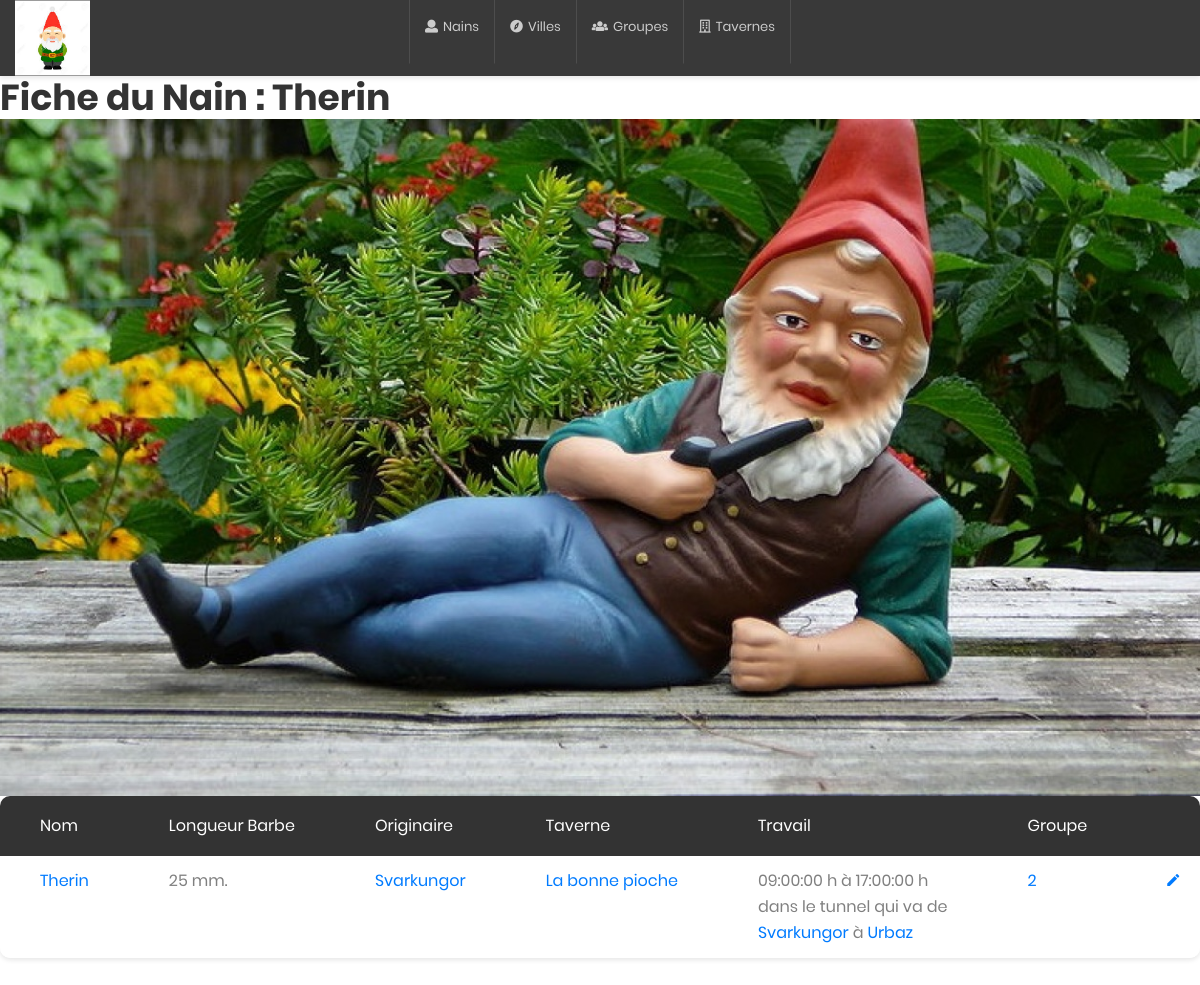
The page /Controle_minier/index.php?c=Nain&nain=1 on the database its author committed.
### tables this page shows
CREATE TABLE IF NOT EXISTS `NAIN`(
    `n_id` INT NOT NULL  Auto_increment,
    `n_nom` VARCHAR (255) NOT NULL ,
    `n_barbe` FLOAT NOT NULL,
    `n_ville_fk` INT(11) NOT NULL,
    `n_groupe_fk` INT(11) NULL,
    PRIMARY KEY (`n_id`),
    KEY (`n_ville_fk`), CONSTRAINT `nain_ville` FOREIGN KEY (`n_ville_fk`) REFERENCES `VILLE`(`v_id`) ON UPDATE CASCADE ON DELETE RESTRICT,
    KEY (`n_groupe_fk`), CONSTRAINT `nain_groupe` FOREIGN KEY (`n_groupe_fk`) REFERENCES `GROUPE`(`g_id`) ON UPDATE CASCADE ON DELETE RESTRICT
);

CREATE TABLE IF NOT EXISTS `VILLE` (
    `v_id` INT NOT NULL AUTO_INCREMENT, 
    `v_nom` VARCHAR (255) NOT NULL,
    `v_superficie` INT NOT NULL,
    PRIMARY KEY (`v_id`)
);

CREATE TABLE IF NOT EXISTS `TAVERNE`(
    `t_id` INT NOT NULL  Auto_increment   ,
    `t_nom` VARCHAR (255) NOT NULL ,
    `t_chambres` INT NOT NULL ,
    `t_blonde` BOOL NOT NULL ,
    `t_brune` BOOL NOT NULL ,
    `t_rousse` BOOL NOT NULL ,
    `t_ville_fk` Int NOT NULL,
	PRIMARY KEY (`t_id`),
    KEY (`t_ville_fk`), CONSTRAINT `ville_taverne` FOREIGN KEY (`t_ville_fk`) REFERENCES `VILLE`(`v_id`) ON UPDATE CASCADE ON DELETE RESTRICT
);

### Controle_minier/Controllers/NainController.php (called while the page is built, shortened)
<?php
class NainController {
    public function CardNain($id){
        try{
            $nain_model= new NainModel(SPDO::getInstance(DB_HOST, DB_NAME, DB_LOGIN, DB_PWD )->getPDO());
            $nain = $nain_model->ReadOne($id);
            include('./Views/nain/CardNain.php');
        } catch(PDOException $e){
            throw new Exception ($e->getMessage(),$e->getCode(),$e);
        }
    }
}

### Controle_minier/Classes/SPDO.php (called while the page is built)
<?php
class SPDO {
    private static $_instance;
    private $_db;
    private function __construct( $host, $dbname, $login, $pass, $charset, $collate ) {
        try {
            $this->_db = new PDO( 'mysql:host=' . $host . ';dbname=' . $dbname . ';charset=' . $charset, $login, $pass, array( PDO::MYSQL_ATTR_INIT_COMMAND=>'SET NAMES ' . $charset . ' COLLATE ' . $collate, PDO::ATTR_ERRMODE=>PDO::ERRMODE_EXCEPTION ) );
        } catch( PDOException $e ) {
            throw $e;
        }
    }
    public static function getInstance( $host = null, $dbname = null, $login = null, $pass = null, $charset = 'utf8', $collate = 'utf8_general_ci' ) {
        try {
            if( !isset( self::$_instance ) )
                self::$_instance = new SPDO( $host, $dbname, $login, $pass, $charset, $collate );
            return self::$_instance;
        } catch( Exception $e ) {
            throw $e;
        }
    }
    public function getPDO() {
        return $this->_db;
    }
}

### Controle_minier/Models/coreModel.php (called while the page is built, shortened)
<?php
Abstract class coreModel {
    public function __construct($instance){
        try{
            $this->_db= $instance;
        } catch (PDOException $e) {
            throw new Exception($e->getMessage(),$e->getCode(),$e);
        }
    }
}

### Controle_minier/Models/NainModel.php (called while the page is built, shortened)
<?php
class NainModel extends coreModel {
public function ReadOne($id) {
    try {
            if(($this->_requete = $this->_db->prepare(' SELECT `NAIN`.*, CONCAT(`g_debuttravail` , " h  à " , `g_fintravail`) AS `n_heure_travail` , `TAVERNE`.`t_nom` AS `n_nom_taverne`, `VILLE`.`v_nom`AS `n_nom_ville`, `TAVERNE`.`t_id` AS `n_id_taverne`, `t_villedepart_fk`, `t_villearrivee_fk`,`v.d`.`v_nom` AS `n_villedepart`, `v.a`.`v_nom` AS `n_villearrivee`
                                                        FROM `NAIN`
                                                        LEFT JOIN `GROUPE` ON `n_groupe_fk`= `g_id`
                                                        LEFT JOIN `TAVERNE` ON `g_taverne_fk`= `t_id`
                                                        LEFT JOIN `VILLE` ON `n_ville_fk`= `v_id`
                                                        JOIN `TUNNEL` ON `t_villedepart_fk` = `v_id`
                                                        LEFT JOIN `VILLE` AS  `v.a`  ON `TUNNEL`.`t_villearrivee_fk`= `v.a`.`v_id`
                                                        LEFT JOIN `VILLE` AS  `v.d`  ON `TUNNEL`.`t_villedepart_fk`= `v.d`.`v_id`
                                                        WHERE `n_id`=:id
                                                    ')) !==false) {
                if($this->_requete->bindValue('id', $id)){
                    if($this->_requete->execute()) {
                        if(($data = $this->_requete->fetch(PDO::FETCH_ASSOC))!==false) {
                            $nain = new Nain($data);
                            return $nain ;
                        }
                    }
                } return false;
            }
        } catch (PDOException $e) {
            throw new Exception($e->getMessage(),$e->getCode(),$e);
            }
    }
}

### Controle_minier/Classes/Nain.php (called while the page is built, shortened)
<?php
Class Nain {
     private $_id;
     private $_nom;
     private $_barbe;
     private $_ville_fk;
     private $_groupe_fk;
      private $_nom_ville;
      private $_nom_taverne;
    private $_id_taverne;
    private $_heure_travail;
      private $_villedepart;
    private $_villearrivee;
    private $_villedepart_fk;
    private $_villearrivee_fk;
  public function hydrate(array $data) {
    foreach( $data as $key=>$value ) {
        $methodName = 'set' .substr($key,1);
    }
  }
    public function get_id(){ return $this->_id;}
    public function get_nom(){ return $this->_nom;}
    public function get_barbe(){ return $this->_barbe;}
    public function get_ville_fk(){ return $this->_ville_fk;}
    public function get_groupe_fk(){ return $this->_groupe_fk;}
    public function get_nom_ville(){ return $this->_nom_ville;}
    public function get_nom_taverne(){ return $this->_nom_taverne; }
    public function get_id_taverne(){ return $this->_id_taverne; }
    public function get_heure_travail(){return $this->_heure_travail;}
      public function get_villedepart(){return $this->_villedepart;}
      public function get_villearrivee(){return $this->_villearrivee;}
    public function get_villedepart_fk(){ return $this->_villedepart_fk;}
    public function get_villearrivee_fk(){return $this->_villearrivee_fk;}
    public function set_id($_id){
          $this->_id = $_id;
          return $this;
    }
    public function set_nom($_nom) {
          $this->_nom = $_nom;
          return $this;
    }
    public function set_barbe($_barbe){
          $this->_barbe = $_barbe;
          return $this;
    }
    public function set_ville_fk($_ville_fk){
          $this->_ville_fk = $_ville_fk;
          return $this;
    }
    public function set_groupe_fk($_groupe_fk){
          $this->_groupe_fk = $_groupe_fk;
          return $this;
    }
    public function set_nom_ville(string $_nom_ville){
      $this->_nom_ville = $_nom_ville;
      return $this;
    }
    public function set_nom_taverne(string $_nom_taverne ){
      $this->_nom_taverne = $_nom_taverne;
      return $this;
    }
    public function set_id_taverne( $_id_taverne ){
      $this->_id_taverne = $_id_taverne;
      return $this;
    }
    public function set_heure_travail(string $_heure_travail){
        $this->_heure_travail = $_heure_travail;
        return $this;
    }
    public function set_villedepart(string $_villedepart){
      $this->_villedepart = $_villedepart;
      return $this;
    }
    public function set_villearrivee(string $_villearrivee)
    {
        $this->_villearrivee = $_villearrivee;
        return $this;
    }
    public function set_villedepart_fk(int $_villedepart_fk) {
      $this->_villedepart_fk = $_villedepart_fk;
      return $this;
  }
    public function set_villearrivee_fk(int $_villearrivee_fk) {
      $this->_villearrivee_fk = $_villearrivee_fk;
      return $this;
  }
}

### Controle_minier/Classes/SRequest.php (called while the page is built, shortened)
<?php
class SRequest {
    private static $_instance;
    private $_get;
    private function __construct() {
        $this->_get = $_GET;
    }
    public static function getInstance() {
        if( !isset( self::$_instance ) )
            self::$_instance = new SRequest;
        return self::$_instance;
    }
    private function getVar( $request, $key = NULL ) {
        if( isset( $key ) ) {
            if( isset( $request[$key] ) ) {
                return htmlentities($request[$key]);
            } else {
                return NULL;
            }
        } else {
            return $request;
        }
    }
    public function get( $key = NULL ) {
        return $this->getVar( $this->_get, $key );
    }
}

### Controle_minier/Views/nain/CardNain.php (the view, shortened to what this page needs)
<?php
 include('D:\www\09_-_Design_patterns\TP\Controle_minier\head.php');?>
    </head>
    <body>
            <?php
             include('D:\www\09_-_Design_patterns\TP\Controle_minier\nav.php'); ?>
        <main>
            <h1> Fiche du Nain : <?php echo $nain->get_nom();?> </h1>
            <div>
                <img src=".\assets\images\nain2.jpg" alt="CoolAdmin" >
            </div>
            <div class="table-responsive table--no-card m-b-40">
                <table class="table table-borderless table-striped table-earning">
                    <thead>
                        <tr>
                            <th>Nom</th>
                            <th>Longueur Barbe</th>
                            <th>Originaire</th>
                            <?php if ($nain->get_nom_taverne() !== '') {
                              echo '<th>Taverne</th>';
                            }
                            if ($nain->get_heure_travail()!== '') {
                             echo '<th>Travail</th>';
                            }
                             echo '<th>Groupe</th>';
                             echo '<th> </th>'
                            ?>
                        </tr>
                    </thead>
                    <tbody>
                        <?php
                            echo '<tr>';
                            echo '<td> <a href="?c=Nain&nain='.$nain->get_id().'">'.$nain->get_nom().'</a> </td>';
                            echo '<td>'.$nain->get_barbe().' mm. </td>';
                            echo '<td> <a href="?c=Ville&ville='.$nain->get_ville_fk().'"> '.$nain->get_nom_ville().'</a></td>';
                            if ($nain->get_nom_taverne() !== '') {
                                echo '<td><a href="?c=Taverne&taverne='.$nain->get_id_taverne().'">'.$nain->get_nom_taverne().'</td>';
                            }
                            if ($nain->get_heure_travail()!== '') {
                            echo '<td>'.$nain->get_heure_travail().'
                                h<br> dans le tunnel qui va de <br>
                                <a href="?c=Ville&ville='.$nain->get_villedepart_fk().'">'.$nain->get_villedepart().'</a>  à   <a href="?c=Ville&ville='.$nain->get_villearrivee_fk().'">'.$nain->get_villearrivee().'
                                 </a></td>';
                            }
                            if (SRequest::getInstance()->get('updateNain')) {
                                echo '<td> <form action=".?c=Nain&nain='.SRequest::getInstance()->get('nain').'" method="post">';
                                echo ' <select name="groupe" id=""> ';
                                if ($nain->get_groupe_fk() == '') {
                                    echo '<option value="0"> Aucun Groupe </option>';
                                    foreach ($group as $key => $value) {
                                        echo'<option value="'.$value->get_id().'">' .$value->get_id().'</option>';
                                    }
                                } else {
                                    echo '<option value="0"> Aucun Groupe </option>';
                                    foreach ($group as $key => $value) {
                                        if ($nain->get_groupe_fk() == $value->get_id() ) {
                                            echo'<option value="'.$value->get_id().'" selected>' .$value->get_id().'</option>';
                                        } else {
                                            echo'<option value="'.$value->get_id().'">' .$value->get_id().'</option>';
                                        }
                                    }
                                }
                                echo '</select> </td>';
                            } else {
                                if ($nain->get_groupe_fk() == '') {
                                    echo '<td> Aucun Groupe  </td>';
                                } else {
                                    echo '<td><a href="?c=Groupe&groupe='.$nain->get_groupe_fk().'"> '.$nain->get_groupe_fk().'</a> </td>';
                                }
                            }
                            if (SRequest::getInstance()->get('updateNain')) {
                                echo '<td> <input class="btn btn-warning" type="submit" name="Update" value="Mettre à Jour"> </td> ';
                            } else {
                                echo ' <td> <a href=".?c=Nain&nain='.SRequest::getInstance()->get('nain').'&updateNain='.SRequest::getInstance()->get('nain').'"
                            <i class="zmdi zmdi-edit"></i>
                        </a> </td> ';
                            }
                            echo' </form> </tr>';
                        ?>
                    </tbody>
                </table>
<?php
include('D:\www\09_-_Design_patterns\TP\Controle_minier\footer.php');?>

### rows shown on the page
nain: n_nom "Therin", n_barbe "25", n_groupe_fk "2"
ville: v_nom "Svarkungor"
taverne: t_nom "La bonne pioche"
ville: v_nom "Urbaz"

### other values the page prints
$nain->get_heure_travail() "09:00:00 h à 17:00:00"
